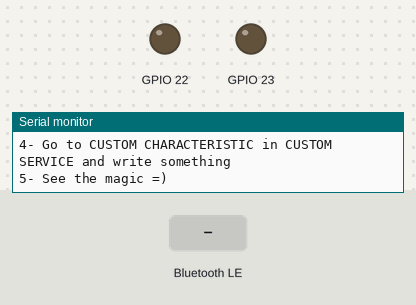
Bench run of a sketch on a simulated ESP32. Shown: output pins drawn as LEDs (lit = HIGH), the last lines printed to the serial monitor. Inputs (shaded band) come from the test bench. Nothing arrives over Bluetooth unless stated; a phone connects over Bluetooth LE 3 s after start.

Above: at 1.2 s.
1.3 s: Bluetooth LE write "01" received
At 1.6 s:
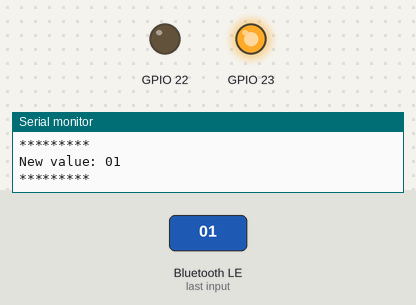
2.8 s: Bluetooth LE write "10" received
At 4.0 s:
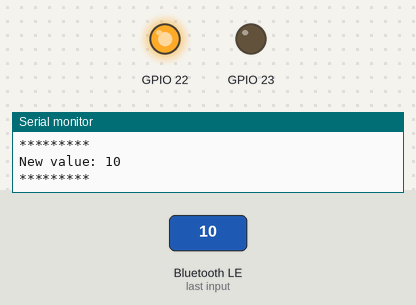
4.3 s: Bluetooth LE write "11" received
At 5.1 s:
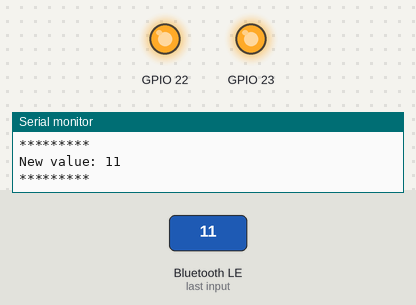
5.8 s: Bluetooth LE write "00" received
At 6.3 s:
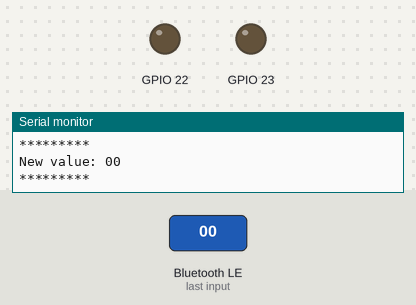
Timing chart, 0 to 8.3 s (numbered marks = the images above; inputs shaded):
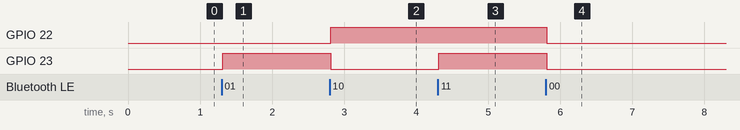

Measured:
- after the input at 1.3 s, GPIO 23: LOW → HIGH at once
- after the input at 2.8 s, GPIO 22: LOW → HIGH at once; GPIO 23: HIGH → LOW at once
- after the input at 4.3 s, GPIO 23: LOW → HIGH at once
- after the input at 5.8 s, GPIO 22, GPIO 23: HIGH → LOW at once

The sketch:

BLE_Write_LEDs.ino
```cpp
/*
    Based on Neil Kolban example for IDF: https://github.com/nkolban/esp32-snippets/blob/master/cpp_utils/tests/BLE%20Tests/SampleWrite.cpp
    Ported to Arduino ESP32 by Evandro Copercini
*/

#include <BLEDevice.h>
#include <BLEUtils.h>
#include <BLEServer.h>

// See the following for generating UUIDs:
// https://www.uuidgenerator.net/

#define SERVICE_UUID        "4fafc201-1fb5-459e-8fcc-c5c9c331914b"
#define CHARACTERISTIC_UUID "beb5483e-36e1-4688-b7f5-ea07361b26a8"


class MyCallbacks: public BLECharacteristicCallbacks {
    void onWrite(BLECharacteristic *pCharacteristic) {
      std::string value = pCharacteristic->getValue();

      if (value.length() > 0) {
        Serial.println("*********");
        Serial.print("New value: ");
        for (int i = 0; i < value.length(); i++)
          Serial.print(value[i]);

               if(value=="00"){digitalWrite(22,LOW);digitalWrite(23,LOW);}
          else if(value=="01"){digitalWrite(22,LOW);digitalWrite(23,HIGH);}
          else if(value=="10"){digitalWrite(22,HIGH);digitalWrite(23,LOW);}
          else if(value=="11"){digitalWrite(22,HIGH);digitalWrite(23,HIGH);}
        Serial.println();
        Serial.println("*********");
      }
    }
};

void setup() {
  Serial.begin(115200);
  pinMode(22,OUTPUT);
  pinMode(23,OUTPUT);
  Serial.println("1- Download and install an BLE scanner app in your phone");
  Serial.println("2- Scan for BLE devices in the app");
  Serial.println("3- Connect to MyESP32");
  Serial.println("4- Go to CUSTOM CHARACTERISTIC in CUSTOM SERVICE and write something");
  Serial.println("5- See the magic =)");

  BLEDevice::init("BLE Control");
  BLEServer *pServer = BLEDevice::createServer();

  BLEService *pService = pServer->createService(SERVICE_UUID);

  BLECharacteristic *pCharacteristic = pService->createCharacteristic(
                                         CHARACTERISTIC_UUID,
                                         BLECharacteristic::PROPERTY_READ |
                                         BLECharacteristic::PROPERTY_WRITE
                                       );

  pCharacteristic->setCallbacks(new MyCallbacks());

  pCharacteristic->setValue("Hello World");
  pService->start();

  BLEAdvertising *pAdvertising = pServer->getAdvertising();
  pAdvertising->start();
}

void loop() {
  // put your main code here, to run repeatedly:
  delay(2000);
}
```
